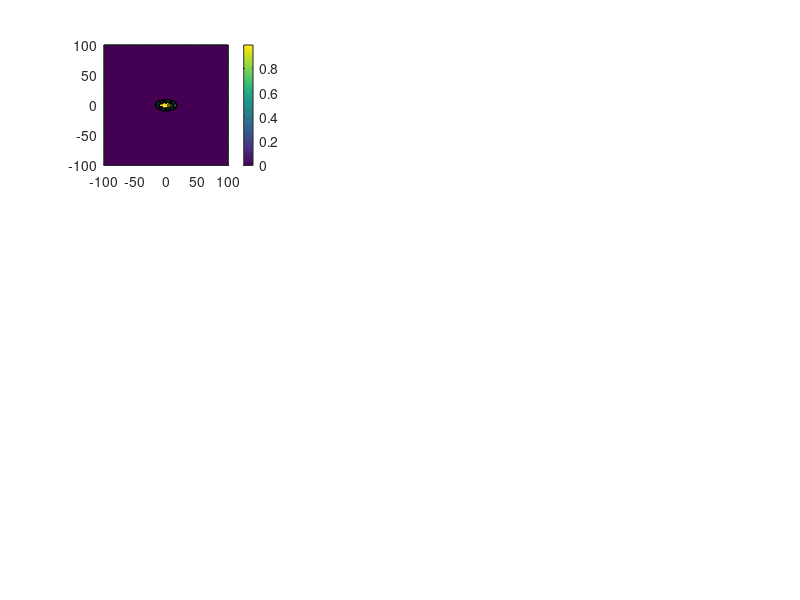

Reproduce this figure in MATLAB. (Note: this script raises an error after producing the figure.)
%GOPH 547 - Lab 1 - Forward Modelling for Gravity Anomalies 
%Safian Omar Qureshi
%ID: 10086638
%TA: Ye Sun
%Collaberated with Tian Yu, Ryan Younghwan Ok

%% Question 5a:
clear; clc;

load('anomaly_data.mat');

% finding j parameters
jz_8=find(z(1,1,:)==-8,1); %when z=-8 (z axis positive downward) 
jz_10=find(z(1,1,:)==-10,1); %when z=-10
jz_12=find(z(1,1,:)==-12,1); %when z=-12

jy_neg8=find(y(:,1,1)==-8,1); %when y=-8
jy_0=find(y(:,1,1)==0,1);%when y=0
jy_8=find(y(:,1,1)==8,1);%when y=8

jx_neg16=find(x(1,:,1)==-16,1);%when x=-16
jx_0=find(x(1,:,1)==0,1);%when x=0
jx_16=find(x(1,:,1)==16,1);%when x=16

%load x,y and z grid to plot corresponding rho values in cross-section.
ny=size(x,1); % number of y points is the number of ROWS
nx=size(x,2); % number of x points is the number of COLUMNS
nz=size(z,3); % number of z points is the number of 'PAGES' (3rd 'axis' dimension)

% For z=-8
x_cur_z8=zeros(nx,ny); x_cur_z8(:,:)=x(:,:,jz_8);
y_cur_z8=zeros(nx,ny); y_cur_z8(:,:)=y(:,:,jz_8);
rho_cur_z8=zeros(nx,ny); rho_cur_z8(:,:)=rho(:,:,jz_8);

% For z=-10
x_cur_z10=zeros(nx,ny); x_cur_z10(:,:)=x(:,:,jz_10);
y_cur_z10=zeros(nx,ny); y_cur_z10(:,:)=y(:,:,jz_10);
rho_cur_z10=zeros(nx,ny); rho_cur_z10(:,:)=rho(:,:,jz_10);

% For z=-12
x_cur_z12=zeros(nx,ny); x_cur_z12(:,:)=x(:,:,jz_12);
y_cur_z12=zeros(nx,ny); y_cur_z12(:,:)=y(:,:,jz_12);
rho_cur_z12=zeros(nx,ny); rho_cur_z12(:,:)=rho(:,:,jz_12);

% For y=-8
x_cur_yneg8=zeros(nx,nz); x_cur_yneg8(:,:)=x(jy_neg8,:,:);
z_cur_yneg8=zeros(nx,nz); z_cur_yneg8(:,:)=z(jy_neg8,:,:);
rho_cur_yneg8=zeros(nx,nz); rho_cur_yneg8(:,:)=rho(jy_neg8,:,:);

% For y=0
x_cur_y0=zeros(nx,nz); x_cur_y0(:,:)=x(jy_0,:,:);
z_cur_y0=zeros(nx,nz); z_cur_y0(:,:)=z(jy_0,:,:);
rho_cur_y0=zeros(nx,nz); rho_cur_y0(:,:)=rho(jy_0,:,:);

% For y=8
x_cur_y8=zeros(nx,nz); x_cur_y8(:,:)=x(jy_8,:,:);
z_cur_y8=zeros(nx,nz); z_cur_y8(:,:)=z(jy_8,:,:);
rho_cur_y8=zeros(nx,nz); rho_cur_y8(:,:)=rho(jy_8,:,:);

% For x=-16
y_cur_xneg16=zeros(ny,nz); y_cur_xneg16(:,:)=y(:,jx_neg16,:);
z_cur_xneg16=zeros(ny,nz); z_cur_xneg16(:,:)=z(:,jx_neg16,:);
rho_cur_xneg16=zeros(ny,nz); rho_cur_xneg16(:,:)=rho(:,jx_neg16,:);

% For x=0
y_cur_x0=zeros(ny,nz); y_cur_x0(:,:)=y(:,jx_0,:);
z_cur_x0=zeros(ny,nz); z_cur_x0(:,:)=z(:,jx_0,:);
rho_cur_x0=zeros(ny,nz); rho_cur_x0(:,:)=rho(:,jx_0,:);

% For x=16
y_cur_x16=zeros(ny,nz); y_cur_x16(:,:)=y(:,jx_16,:);
z_cur_x16=zeros(ny,nz); z_cur_x16(:,:)=z(:,jx_16,:);
rho_cur_x16=zeros(ny,nz); rho_cur_x16(:,:)=rho(:,jx_16,:);

% plots the assigned sections
figure; % For z=-8
subplot(3,3,1)
contourf(x_cur_z8,y_cur_z8,rho_cur_z8);
h_c = colorbar; % add a colorbar
cmap=colormap('parula');
cmap=flipud(cmap);
colormap(cmap);
axis equal;
axis([-20,20,-12,12]);
xlabel('x [m]', 'fontweight','bold'); % add labels
ylabel('y [m]', 'fontweight','bold');
title('Density anomaly map z = -8m', 'fontweight','bold');
ylabel(h_c, '\rho [g/cm^3]', 'fontweight','bold');
%%
subplot(3,3,2) % For z=-10
contourf(x_cur_z10,y_cur_z10,rho_cur_z10);
h_c = colorbar; % add a colorbar
cmap=colormap('parula');
cmap=flipud(cmap);
colormap(cmap);
axis equal;
axis([-20,20,-12,12]);
xlabel('x [m]', 'fontweight','bold'); % add labels
ylabel('y [m]', 'fontweight','bold');
title('Density anomaly map z = -10m', 'fontweight','bold');
ylabel(h_c, '\rho [g/cm^3]', 'fontweight','bold');

subplot(3,3,3) % For z=-12
contourf(x_cur_z12,y_cur_z12,rho_cur_z12);
h_c = colorbar; % add a colorbar
cmap=colormap('parula');
cmap=flipud(cmap);
colormap(cmap);
axis equal;
axis([-20,20,-12,12]);
xlabel('x [m]', 'fontweight','bold'); % add labels
ylabel('y [m]', 'fontweight','bold');
title('Density anomaly map z = -12 m', 'fontweight','bold');
ylabel(h_c, '\rho [g/cm^3]', 'fontweight','bold');

subplot(3,3,4)% For y=-8
contourf(x_cur_yneg8,z_cur_yneg8,rho_cur_yneg8);
h_c = colorbar; % add a colorbar
cmap=colormap('parula');
cmap=flipud(cmap);
colormap(cmap);
axis equal;
axis([-20,20,-15,-5]);
xlabel('x [m]', 'fontweight','bold'); % add labels
ylabel('z [m]', 'fontweight','bold');
title('Density anomaly map y = -8m', 'fontweight','bold');
ylabel(h_c, '\rho [g/cm^3]', 'fontweight','bold');

subplot(3,3,5)% For y=0
contourf(x_cur_y0,z_cur_y0,rho_cur_y0);
h_c = colorbar; % add a colorbar
cmap=colormap('parula');
cmap=flipud(cmap);
colormap(cmap);
axis equal;
axis([-20,20,-15,-5]);
xlabel('x [m]', 'fontweight','bold'); % add labels
ylabel('z [m]', 'fontweight','bold');
title('Density anomaly map y = 0m', 'fontweight','bold');
ylabel(h_c, '\rho [g/cm^3]', 'fontweight','bold');

subplot(3,3,6)% For y=8
contourf(x_cur_y8,z_cur_y8,rho_cur_y8);
h_c = colorbar; % add a colorbar
cmap=colormap('parula');
cmap=flipud(cmap);
colormap(cmap);
axis equal;
axis([-20,20,-15,-5]);
xlabel('x [m]', 'fontweight','bold'); % add labels
ylabel('z [m]', 'fontweight','bold');
title('Density anomaly map y = 8m', 'fontweight','bold');
ylabel(h_c, '\rho [g/cm^3]', 'fontweight','bold');

subplot(3,3,6)% For y=8
contourf(x_cur_y8,z_cur_y8,rho_cur_y8);
h_c = colorbar; % add a colorbar
cmap=colormap('parula');
cmap=flipud(cmap);
colormap(cmap);
axis equal;
axis([-20,20,-15,-5]);
xlabel('x [m]', 'fontweight','bold'); % add labels
ylabel('z [m]', 'fontweight','bold');
title('Density anomaly map y = 8m', 'fontweight','bold');
ylabel(h_c, '\rho [g/cm^3]', 'fontweight','bold');

subplot(3,3,7)% For x=-16
contourf(y_cur_xneg16,z_cur_xneg16,rho_cur_xneg16);
h_c = colorbar; % add a colorbar
cmap=colormap('parula');
cmap=flipud(cmap);
colormap(cmap);
axis equal;
axis([-20,20,-15,-5]);
xlabel('y [m]', 'fontweight','bold'); % add labels
ylabel('z [m]', 'fontweight','bold');
title('Density anomaly map x = -16m', 'fontweight','bold');
ylabel(h_c, '\rho [g/cm^3]', 'fontweight','bold');

subplot(3,3,8)% For x=0
contourf(y_cur_x0,z_cur_x0,rho_cur_x0);
h_c = colorbar; % add a colorbar
cmap=colormap('parula');
cmap=flipud(cmap);
colormap(cmap);
axis equal;
axis([-20,20,-15,-5]);
xlabel('y [m]', 'fontweight','bold'); % add labels
ylabel('z [m]', 'fontweight','bold');
title('Density anomaly map x = 0m', 'fontweight','bold');
ylabel(h_c, '\rho [g/cm^3]', 'fontweight','bold');
%%
subplot(3,3,9)% For x=16
contourf(y_cur_x16,z_cur_x16,rho_cur_x16);
h_c = colorbar; % add a colorbar
cmap=colormap('parula');
cmap=flipud(cmap);
colormap(cmap);
axis equal;
axis([-20,20,-15,-5]);
xlabel('y [m]', 'fontweight','bold'); % add labels
ylabel('z [m]', 'fontweight','bold');
title('Density anomaly map x = 16m', 'fontweight','bold');
ylabel(h_c, '\rho [g/cm^3]', 'fontweight','bold');

%% Question 5b - total mass

for i=1:length(x(:,1,1)) %going over all 3 indices
    for j=1:length(y(1,:,1))
        for k=1:length(z(1,1,:))
            m(i,j,k)=rho(i,j,k)*8*10^3; %using density mass volume relation, applying unit conversion
        end
    end
end

TotM=sum(sum(sum(m)));% summing all indices 
%% Question 5c 
%survey 5 grid spacing

G=6.674*10^(-11);
dx=5; xmin=-100; xmax=100;
dy=5; ymin=-100; ymax=100;

x0=xmin:dx:xmax;
y0=ymin:dy:ymax;

[X,Y]=meshgrid(x0,y0);


Z0=0;
ny=size(X,1); 
nx=size(X,2); 
gz0=zeros(size(X));
ind_nz=find(rho);% finding non-zero density
nnz=length(ind_nz); % # of non-zero position

for j=1:nx
    for i=1:ny
        for k=1:nnz
            kk=ind_nz(k); % index next non-zero
            xm = [ x(kk), y(kk), z(kk) ];% Coordinates of non-zero
            dm = rho(kk)*8*10^3; % v=(2m*2m*2m)=8 m^3, x10^3 to convert g to kg; 
            gz0(i,j)=gz0(i,j)+grav_eff_point(([X(i,j),Y(i,j),Z0]),xm,dm,G);
        end
    end
end



Z100=100;
ny=size(X,1);
nx=size(X,2); 
gz100=zeros(size(X));
ind_nz=find(rho);% finding non-zero density
nnz=length(ind_nz); % # of non-zero loc

for j=1:nx
    for i=1:ny
        for k=1:nnz
            kk=ind_nz(k); % index next non-zero
            xm = [ x(kk), y(kk), z(kk) ];% Coordinates of non-zero
            dm = rho(kk)*8*10^3; %v=(2m*2m*2m)=8 m^3, x10^3 to convert g to kg; 
            gz100(i,j)=gz100(i,j)+grav_eff_point(([X(i,j),Y(i,j),Z100]),xm,dm,G);
        end
    end
end

% min and max gz for colorbar limits
gzmin=min(min(gz100)); 
gzmin=min(gzmin,min(min(gz0)));

gzmax=max(max(gz100));
gzmax=max(gzmax,max(max(gz0)));

% Create figure for z=0,100 and dx/dy=5,25
figure
subplot(2,2,1);
contourf(X,Y,gz0);
hold on; 
plot(X,Y,'xk','MarkerSize',2);
axis equal; 
axis([xmin,xmax,ymin,ymax]); %define axis limits
xlabel('x (m)','fontweight','bold'); 
ylabel('y (m)','fontweight','bold'); 
title('Gravity Effect for a depth of 0m - 5m spacing')
h_c=colorbar; %Add colorbar
ylabel(h_c, '[m/s^2]','fontweight','bold');
caxis([gzmin,gzmax])

subplot(2,2,2);
contourf(X,Y,gz100);
hold on; 
plot(X,Y,'xk','MarkerSize',2);
axis equal; 
axis([xmin,xmax,ymin,ymax]); %define axis limits
xlabel('x (m)','fontweight','bold');
ylabel('y (m)','fontweight','bold'); 
title('Gravity Effect for a depth of 100m - 5m spacing')
h_c=colorbar; 
ylabel(h_c, '[m/s^2]','fontweight','bold');
caxis([gzmin,gzmax])

%Set up meshgrid 25m spacing

dx=25; xmin=-100; xmax=100;
dy=25; ymin=-100; ymax=100;

x0=xmin:dx:xmax;
y0=ymin:dy:ymax;

[X,Y]=meshgrid(x0,y0);

%Loop over all survey points for  z=0 
Z0=0;
ny=size(X,1); 
nx=size(X,2); 
gz0=zeros(size(X));
ind_nz=find(rho);% finding the non-zero density
nnz=length(ind_nz); % # of non-zero position
for j=1:nx
    for i=1:ny
        for k=1:nnz
            kk=ind_nz(k); % index next non-zero
            xm = [ x(kk), y(kk), z(kk) ];% coordinates of non-zero
            dm = rho(kk)*8*10^3; %v=(2m*2m*2m)=8 m^3, x10^3 to convert g to kg; 
            gz0(i,j)=gz0(i,j)+grav_eff_point(([X(i,j),Y(i,j),Z0]),xm,dm,G);
        end
    end
end


%100m case 
Z100=100;
ny=size(X,1);
nx=size(X,2); 
gz100=zeros(size(X));
ind_nz=find(rho);
nnz=length(ind_nz); 

for j=1:nx
    for i=1:ny
        for k=1:nnz
            kk=ind_nz(k); % index next non-zero
            xm = [ x(kk), y(kk), z(kk) ];% Coordinates of non-zero
            dm = rho(kk)*8*10^3; %v=(2m*2m*2m)=8 m^3, x10^3 to convert g to kg; 
            gz100(i,j)=gz100(i,j)+grav_eff_point(([X(i,j),Y(i,j),Z100]),xm,dm,G);
        end
    end
end


% get min and max gz for colorbar limits
gzmin=min(min(gz100));
gzmin=min(gzmin,min(min(gz0)));

gzmax=max(max(gz100));
gzmax=max(gzmax,max(max(gz0)));



subplot(2,2,3);
contourf(X,Y,gz0);
hold on; %overlay grid pts
plot(X,Y,'xk','MarkerSize',2);
axis equal; %plot x & y on equal scales
axis([xmin,xmax,ymin,ymax]); %define axis limits
xlabel('x (m)','fontweight','bold'); %Adding axis labels/title
ylabel('y (m)','fontweight','bold'); 
title('Gravity Effect for a depth of 0m - 25m spacing')
h_c=colorbar; %Adding colorbar
ylabel(h_c, '[m/s^2]','fontweight','bold');
caxis([gzmin,gzmax])

subplot(2,2,4);
contourf(X,Y,gz100);
hold on; %overlay grid pts
plot(X,Y,'xk','MarkerSize',2);
axis equal; %plot x & y on equal scales
axis([xmin,xmax,ymin,ymax]); %define axis limits
xlabel('x (m)','fontweight','bold'); %Adding axis labels/title
ylabel('y (m)','fontweight','bold'); 
title('Gravity Effect for a depth of 100m - 25m spacing')
h_c=colorbar; %Adding colorbar
ylabel(h_c, '[m/s^2]','fontweight','bold');
caxis([gzmin,gzmax])
cmap=colormap('parula');
cmap=flipud(cmap);
colormap(cmap);

%% Part D
%Setting up survey meshgrid for 5m spacing
G=6.674*10^(-11);
dx=5; xmin=-100; xmax=100;
dy=5; ymin=-100; ymax=100;

x0=xmin:dx:xmax;
y0=ymin:dy:ymax;

[X,Y]=meshgrid(x0,y0);

%Loop over survey pts for the z=0 case. 
Z0=0;
ny=size(X,1); % # of y coords = # of rows
nx=size(X,2); % # of x coords = # of columns
gz0=zeros(size(X));
ind_nz=find(rho);% finding the non-zero density
nnz=length(ind_nz); % # of non-zero loc.
for j=1:nx
    for i=1:ny
        for k=1:nnz
            kk=ind_nz(k); % indext next non-zero
            xm = [ x(kk), y(kk), z(kk) ];% Coordinates of non-zero
            dm = rho(kk)*8*10^3; %v=(2m*2m*2m)=8 m^3, x10^3 to convert g to kg; 
            gz0(i,j)=gz0(i,j)+grav_eff_point(([X(i,j),Y(i,j),Z0]),xm,dm,G);
        end
    end
end


%Loop over survey pts for the z=100 case. 
Z100=100;
ny=size(X,1); % # of y coords = # of rows
nx=size(X,2); % # of x coords = # of columns
gz100=zeros(size(X));
ind_nz=find(rho);% finding the non-zero density
nnz=length(ind_nz); % # of non-zero loc.
for j=1:nx
    for i=1:ny
        for k=1:nnz
            kk=ind_nz(k); % indext next non-zero
            xm = [ x(kk), y(kk), z(kk) ];% Coordinates of non-zero
            dm = rho(kk)*8*10^3; %v=(2m*2m*2m)=8 m^3, x10^3 to convert g to kg; 
            gz100(i,j)=gz100(i,j)+grav_eff_point(([X(i,j),Y(i,j),Z100]),xm,dm,G);
        end
    end
end

%Loop over survey pts for the z=1 case. 
z1=1;
ny=size(X,1); % # of y coords = # of rows
nx=size(X,2); % # of x coords = # of columns
gz1=zeros(size(X));
ind_nz=find(rho);% finding the non-zero density
nnz=length(ind_nz); % # of non-zero loc.
for j=1:nx
    for i=1:ny
        for k=1:nnz
            kk=ind_nz(k); % indext next non-zero
            xm = [ x(kk), y(kk), z(kk) ];% Coordinates of non-zero
            dm = rho(kk)*8*10^3; %v=(2m*2m*2m)=8 m^3, x10^3 to convert g to kg; 
            gz1(i,j)=gz1(i,j)+grav_eff_point(([X(i,j),Y(i,j),z1]),xm,dm,G);
        end
    end
end


%Loop over survey pts for the z=110 case. 
z110=110;
ny=size(X,1); % # of y coords = # of rows
nx=size(X,2); % # of x coords = # of columns
gz110=zeros(size(X));
ind_nz=find(rho);% finding the non-zero density
nnz=length(ind_nz); % # of non-zero loc.
for j=1:nx
    for i=1:ny
        for k=1:nnz
            kk=ind_nz(k); % indext next non-zero
            xm = [ x(kk), y(kk), z(kk) ];% Coordinates of non-zero
            dm = rho(kk)*8*10^3; %v=(2m*2m*2m)=8 m^3, x10^3 to convert g to kg; 
            gz110(i,j)=gz110(i,j)+grav_eff_point(([X(i,j),Y(i,j),z110]),xm,dm,G);
        end
    end
end


% Derivative

dz1=1;
dg1=(-gz1+gz0);
dz2=10;
dg2=(-gz110+gz100)/dz2;


% Get min/max gz for colorbar limits
dgmin=min(min(dg1));
dgmin=min(dgmin,min(min(dg2)));
dgmax=max(max(dg1));
dgmax=max(dgmax,max(max(dg2)));

figure
subplot(2,2,1);
contourf(X,Y,dg1);
hold on; %overlay grid pts
plot(X,Y,'xk','MarkerSize',2);
axis equal; %plot x & y on equal scales
axis([xmin,xmax,ymin,ymax]); %define axis limits
xlabel('x (m)','fontweight','bold'); %Adding axis labels/title
ylabel('y (m)','fontweight','bold'); 
title('First Partial Derivative between 0 and 1m - 5m spacing')
h_c=colorbar; %Adding colorbar
ylabel(h_c, '[m/s^2]','fontweight','bold');
caxis([dgmin,dgmax])

subplot(2,2,2);
contourf(X,Y,dg2);
hold on; %overlay grid pts
plot(X,Y,'xk','MarkerSize',2);
axis equal; %plot x & y on equal scales
axis([xmin,xmax,ymin,ymax]); %define axis limits
xlabel('x (m)','fontweight','bold'); %Adding axis labels/title
ylabel('y (m)','fontweight','bold'); 
title('First Partial Derivative between 100 and 110m - 5m spacing')
h_c=colorbar; %Adding colorbar
ylabel(h_c, '[m/s^2]','fontweight','bold');
caxis([dgmin,dgmax])

%Setting up survey meshgrid for 25m spacing
G=6.674*10^(-11);
dx=25; xmin=-100; xmax=100;
dy=25; ymin=-100; ymax=100;

x0=xmin:dx:xmax;
y0=ymin:dy:ymax;

[X,Y]=meshgrid(x0,y0);

%loop over survey pts for the z=0 case. 
Z0=0;
ny=size(X,1);
nx=size(X,2); 
gz0=zeros(size(X));
ind_nz=find(rho);% finding  non-zero density
nnz=length(ind_nz); % # of non-zero positions
for j=1:nx
    for i=1:ny
        for k=1:nnz
            kk=ind_nz(k); % indext next non-zero
            xm = [ x(kk), y(kk), z(kk) ];% Coordinates of non-zero
            dm = rho(kk)*8*10^3; %v=(2m*2m*2m)=8 m^3, x10^3 to convert g to kg; 
            gz0(i,j)=gz0(i,j)+grav_eff_point(([X(i,j),Y(i,j),Z0]),xm,dm,G);
        end
    end
end


%Loop over survey pts for the z=100 case. 

Z100=100;
ny=size(X,1); % # of y coords = # of rows
nx=size(X,2); % # of x coords = # of columns
gz100=zeros(size(X));
ind_nz=find(rho);% finding the non-zero density
nnz=length(ind_nz); % # of non-zero loc.
for j=1:nx
    for i=1:ny
        for k=1:nnz
            kk=ind_nz(k); % indext next non-zero
            xm = [ x(kk), y(kk), z(kk) ];% Coordinates of non-zero
            dm = rho(kk)*8*10^3; %v=(2m*2m*2m)=8 m^3, x10^3 to convert g to kg; 
            gz100(i,j)=gz100(i,j)+grav_eff_point(([X(i,j),Y(i,j),Z100]),xm,dm,G);
        end
    end
end

%Loop over survey pts for the z=1 case. 
z1=1;
ny=size(X,1); % # of y coords = # of rows
nx=size(X,2); % # of x coords = # of columns
gz1=zeros(size(X));
ind_nz=find(rho);% finding the non-zero density
nnz=length(ind_nz); % # of non-zero loc.
for j=1:nx
    for i=1:ny
        for k=1:nnz
            kk=ind_nz(k); % indext next non-zero
            xm = [ x(kk), y(kk), z(kk) ];% Coordinates of non-zero
            dm = rho(kk)*8*10^3; %v=(2m*2m*2m)=8 m^3, x10^3 to convert g to kg; 
            gz1(i,j)=gz1(i,j)+grav_eff_point(([X(i,j),Y(i,j),z1]),xm,dm,G);
        end
    end
end


%Loop over survey pts for the z=110 case. 
z110=110;
ny=size(X,1); % # of y coords = # of rows
nx=size(X,2); % # of x coords = # of columns
gz110=zeros(size(X));
ind_nz=find(rho);% finding the non-zero density
nnz=length(ind_nz); % # of non-zero loc.

for j=1:nx
    for i=1:ny
        for k=1:nnz
            kk=ind_nz(k); % indext next non-zero
            xm = [ x(kk), y(kk), z(kk) ];% Coordinates of non-zero
            dm = rho(kk)*8*10^3; %v=(2m*2m*2m)=8 m^3, x10^3 to convert g to kg; 
            gz110(i,j)=gz110(i,j)+grav_eff_point(([X(i,j),Y(i,j),z110]),xm,dm,G);
        end
    end
end


% Derivative

dz1=1;
dg1=(-gz1+gz0);
dz2=10;
dg2=(-gz110+gz100)/dz2;


% Get min/max gz for colorbar limits
dgmin=min(min(dg1));
dgmin=min(dgmin,min(min(dg2)));
dgmax=max(max(dg1));
dgmax=max(dgmax,max(max(dg2)));

subplot(2,2,3);
contourf(X,Y,dg1);
hold on; %overlay grid pts
plot(X,Y,'xk','MarkerSize',2);
axis equal; %plot x & y on equal scales
axis([xmin,xmax,ymin,ymax]); %define axis limits
xlabel('x (m)','fontweight','bold'); %Adding axis labels/title
ylabel('y (m)','fontweight','bold'); 
title('First Partial Derivative between 0 and 1m - 25m spacing')
h_c=colorbar; %Adding colorbar
ylabel(h_c, '[m/s^2]','fontweight','bold');
caxis([dgmin,dgmax])

subplot(2,2,4);
contourf(X,Y,dg2);
hold on; %overlay grid pts
plot(X,Y,'xk','MarkerSize',2);
axis equal; %plot x & y on equal scales
axis([xmin,xmax,ymin,ymax]); %define axis limits
xlabel('x (m)','fontweight','bold'); %Adding axis labels/title
ylabel('y (m)','fontweight','bold'); 
title('First Partial Derivative between 100 and 110m - 25m spacing')
h_c=colorbar; %Adding colorbar
ylabel(h_c, '[m/s^2]','fontweight','bold');
caxis([dgmin,dgmax])
cmap=colormap('parula');
cmap=flipud(cmap);
colormap(cmap);
